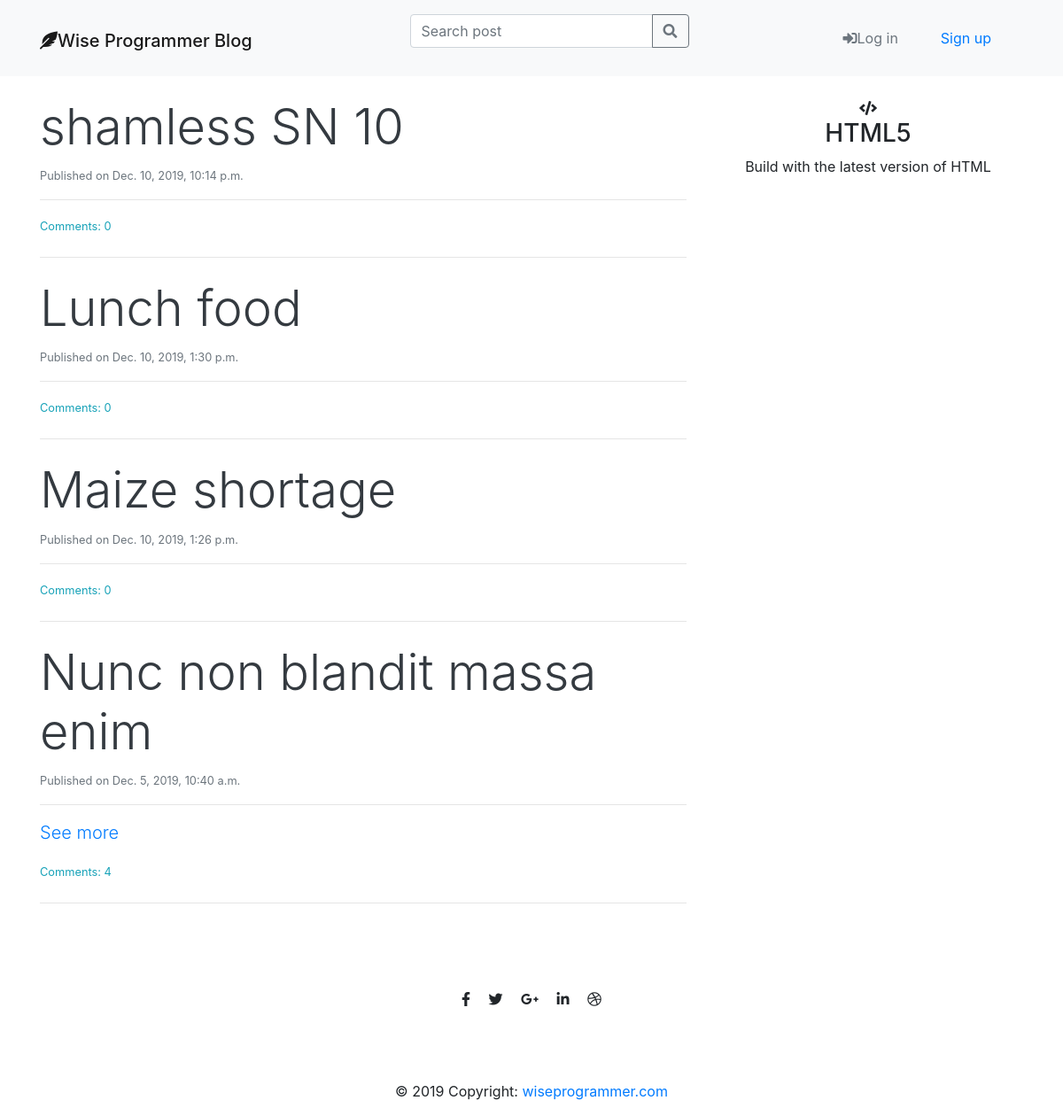
The page / on the database its author committed.
### blog/models.py (models this page shows, shortened)
class Post(models.Model):
    author = models.ForeignKey('auth.User', on_delete=models.CASCADE)
    title = models.CharField(max_length=60)
    text = models.TextField()
    created_date = models.DateTimeField(default=timezone.now)
    published_date = models.DateTimeField(blank=True, null=True)
    edited_date = models.DateTimeField(blank=True, null=True)
    def approved_comments(self):
        return self.comments.filter(approved=True)

### blog/views.py (the view)
# urls.py: path('', views.post_list, name='post_list'),
def post_list(request):
    posts = Post.objects.filter(
        published_date__lte=timezone.now()).order_by('-published_date')
    posts_count = str(posts.count())
    stuff_for_frontend = {'posts': posts, 'posts_count': posts_count, }
    return render(request, 'blog/post_list.html', stuff_for_frontend)

### blog/templatetags/markdownify.py (called while the page is built)
@register.filter
def markdown(value):
    renderer = HighlightRenderer()
    markdown = mistune.Markdown(renderer=renderer)
    return markdown(value)

### blog/templates/blog/post_list.html (shortened to what this page needs)
{% extends 'blog/base.html' %}
{% load markdownify %}
{% block mainnav %}
    {% include "navbar.html" %}
{% endblock %}
{% block content%}
<div class="col-xs-12 col-sm-10 col-md-8">
  {% if not posts %}
  <div class="text-center text-muted my-4">
    <i class="fas fa-sad-tear fa-8x"></i>
    <h1 class="display-4 ">Sorry no posts.</h1>
    <a class="btn btn-outline-secondary" href="{% url 'post_new' %}">Add post</a>
  </div>
  <hr class="my-4">
  {% else %}
  {% for post in posts %}
  <a class="text-decoration-none text-dark" href="{% url 'post_detail' pk=post.pk %}"><h1 class="display-4">{{ post.title | truncatechars:30 }}</h1></a>
  <small class="text-muted"> Published on {{ post.published_date }}</small>
  <hr>
  <p class="lead" id="post_body" value="{{ post.text}}">
    {% if post.text|length > 200 %}
    <a href="{%url 'post_detail' pk=post.pk%}">See more</a>
  {% endif %}
  </p>
  <small>
    <a class="text-info" href="{% url 'post_detail' pk=post.pk%}">Comments: {{ post.approved_comments.count }}</a>
  </small>
  <hr class="my-4">
  {% endfor %}
  {% endif %}
</div>
<div class="col-xs-12 col-sm-6 col-md-4 text-center">
  <i class="fas fa-code"></i>
  <h3>HTML5</h3>
  <P>Build with the latest version of HTML</P>
</div>
{% endblock %}

### rows shown on the page
Post: title "shamless SN 10", published_date "Dec. 10, 2019, 10:14 p.m.", approved_comments.count "0"
Post: title "Lunch food", published_date "Dec. 10, 2019, 1:30 p.m.", approved_comments.count "0"
Post: title "Maize shortage", published_date "Dec. 10, 2019, 1:26 p.m.", approved_comments.count "0"
Post: title "Nunc non blandit massa enim", published_date "Dec. 5, 2019, 10:40 a.m.", shows "See more", approved_comments.count "4"
